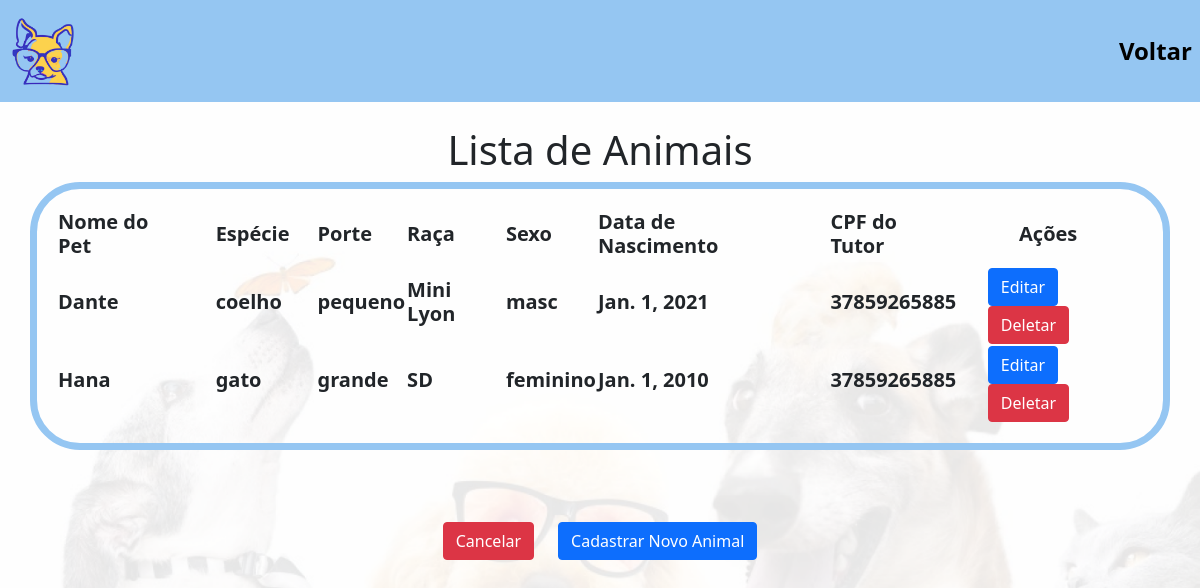
Before: /atualizacaoAnimal/ with the older database file.
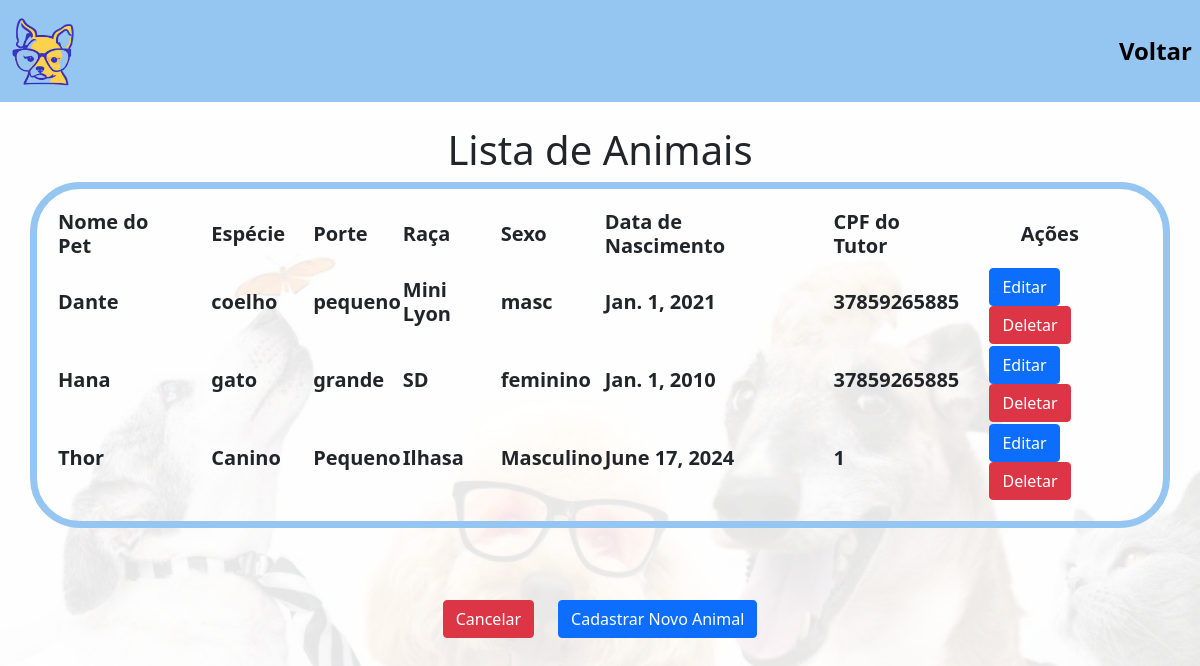
After: the same page with the newer database file.
### Aplicativo/models.py (models this page shows, shortened)
class cadastroAnimalModel(models.Model):
    nomepet = models.CharField(max_length=200)
    especie = models.CharField(max_length=200)
    porte = models.CharField(max_length=200)
    raca = models.CharField(max_length=200)
    cor = models.CharField(max_length=200)
    sexo = models.CharField(max_length=200)
    datanascimento = models.DateField(max_length=200)
    cpftutor = models.CharField(max_length=200)

### Aplicativo/views.py (the view)
# urls.py: path('atualizacaoAnimal/', views.atualizacaoAnimal, name='atualizacaoAnimal'),
def atualizacaoAnimal(request):
    animais = cadastroAnimalModel.objects.all()  # Recupera todos os animais do banco de dados
    context = {
        'animais': animais
    }
    return render(request, 'atualizacaoAnimal.html', context)

### Aplicativo/templates/atualizacaoAnimal.html (shortened to what this page needs)
<!DOCTYPE html>
<html lang="en">
<head>
    {% load static %}
    <link rel="stylesheet" type="text/css" href="{% static 'css/index.css' %}">
    <link rel="stylesheet" type="text/css" href="{% static 'css/editar.css' %}">
    <link href="https://cdn.jsdelivr.net/npm/bootstrap@5.0.2/dist/css/bootstrap.min.css" rel="stylesheet"
>
</head>
<body>
    <nav class="navbar navbar-expand-lg custom-bg">
        <div class="collapse navbar-collapse" id="navbarNav">
            <ul class="navbar-nav">
                <li class="nav-item">
                    <a class="nav-link active left-link" aria-current="page" href="{% url 'index' %}">
                        <img src='{% static "Aplicativo/media/logo.png"%}' class="img">
                    </a>
                </li>
            </ul>
            <ul class="navbar-nav ms-auto">
                <li class="nav-item">
                    <a class="nav-link" href="{% url 'dashatualizacao' %}">Voltar</a>
                </li>
            </ul>
        </div>
    </nav><br>
    <div class="background-img">
        <h1 class="text-center">Lista de Animais</h1>
        <div class="container">
            <table>
                <thead>
                    <tr>
                        <th><h5><b>Nome do Pet&nbsp;&nbsp;&nbsp;&nbsp;&nbsp;&nbsp;</b></h5></th>
                        <th><h5><b>Espécie&nbsp;&nbsp;&nbsp;&nbsp;&nbsp;</b></h5></th>
                        <th><h5><b>Porte&nbsp;&nbsp;&nbsp;&nbsp;&nbsp;&nbsp;</b></h5></th>
                        <th><h5><b>Raça&nbsp;&nbsp;&nbsp;&nbsp;&nbsp;&nbsp;</b></h5></th>
                        <th><h5><b>Sexo&nbsp;&nbsp;&nbsp;&nbsp;&nbsp;&nbsp;</b></h5></th>
                        <th><h5><b>Data de Nascimento&nbsp;&nbsp;&nbsp;&nbsp;&nbsp;&nbsp;</b></h5></th>
                        <th><h5><b>CPF do Tutor&nbsp;&nbsp;&nbsp;&nbsp;&nbsp;&nbsp;</b></h5></th>
                        <th><h5><b>&nbsp;&nbsp;&nbsp;&nbsp;&nbsp;&nbsp;Ações&nbsp;&nbsp;&nbsp;&nbsp;&nbsp;&nbsp;</b></h5></th>
                    </tr>
                </thead>
                <tbody>
                    {% for animal in animais %}
                    <tr>
                        <td><h5><b>{{ animal.nomepet }}</b></h5></td>
                        <td><h5><b>{{ animal.especie }}</b></h5></td>
                        <td><h5><b>{{ animal.porte }}</b></h5></td>
                        <td><h5><b>{{ animal.raca }}</b></h5></td>
                        <td><h5><b>{{ animal.sexo }}</b></h5></td>
                        <td><h5><b>{{ animal.datanascimento }}</b></h5></td>
                        <td><h5><b>{{ animal.cpftutor }}</b></h5></td>
                        <td>
                            <a href="/updateAnimal/{{ animal.id }}" class="btn btn-primary">Editar</a>
                            <a href="/deleteAnimal/{{ animal.id }}" class="btn btn-danger">Deletar</a>
                        </td>
                    </tr>
                    {% endfor %}
                </tbody>
            </table>
        </div>
        <br><br><br>
         <div class="row justify-content-center">
            <div class="col-auto">
                <a href="{% url 'home' %}" class="btn btn-danger">Cancelar</a>
            </div>
            <div class="col-auto">
                <a href="{% url 'cadastroAnimal' %}" class="btn btn-primary">Cadastrar Novo Animal</a>
            </div>
        </div>
    </div>
</body>
</html>

Changed rows visible on the page:
added cadastroAnimalModel: nomepet "Thor", especie "Canino", porte "Pequeno", raca "Ilhasa", sexo "Masculino", datanascimento "June 17, 2024", cpftutor "1"
